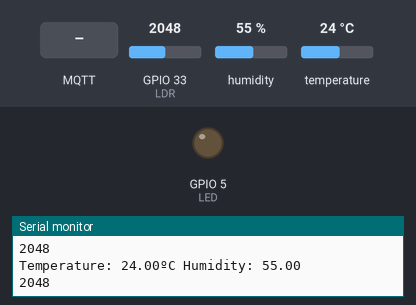
The program below on a simulated ESP32. Parts: output pins drawn as LEDs (lit = HIGH), the last lines printed to the serial monitor. The test bench sets the inputs (shaded band); at power-on: GPIO 33 (LDR) = 2048, humidity 55 %, temperature 24 °C. WiFi joins after 1.5 s; servers stay silent unless stated; random numbers use the default seed unless the program sets one; no MQTT or app messages arrive unless stated.

Above: at 2.7 s.
2.8 s: MQTT message "1" arrives on the first subscribed topic
At 3.7 s:
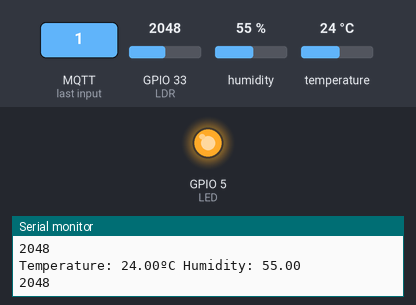
4.3 s: MQTT message "0" arrives on the first subscribed topic
At 4.8 s:
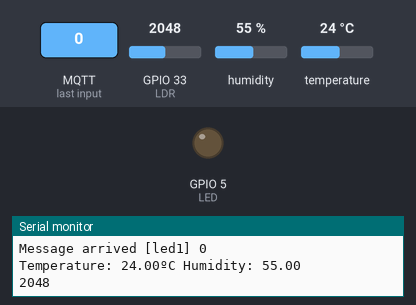
Timing chart, 0 to 7.3 s (numbered marks = the images above; inputs shaded):
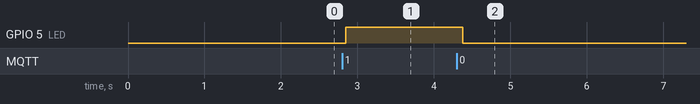

The program:

main.cpp
```cpp
#include <Arduino.h>
#include <DHT.h>
#include <DHT_U.h>
#include <Adafruit_Sensor.h>
#include <Wire.h>
#include <WiFi.h>
#include <PubSubClient.h>
#include <ArduinoJson.h>
#include <WiFiClient.h>
#include <BlynkSimpleEsp32.h>


#if defined(ESP32)
  #include <WiFi.h>
#elif defined(ESP8266)
  #include <ESP8266WiFi.h>
#endif
#include <Firebase_ESP_Client.h>

#define BLYNK_PRINT Serial

#define BLYNK_TEMPLATE_ID "TMPLnfvQijOr"
#define BLYNK_DEVICE_NAME "Quickstart Template"
#define BLYNK_AUTH_TOKEN "o6qyQ2xT5NqdegS1ux7tdDVrTCGiHVaX"


// Update these with values suitable for your network.
const char* ssid = "mohamed";
const char* password = "1234momo";
const char* mqtt_server = "192.168.1.50";


// Insert Firebase project API Key
#define API_KEY "AIzaSyCAiTy-xbSHpI9C51wG9HzbcPflH61RfFs"
#define DATABASE_URL "https://fir-5f221-default-rtdb.europe-west1.firebasedatabase.app/"


WiFiClient espClient;
PubSubClient client(espClient);
unsigned long lastMsg = 0;
#define MSG_BUFFER_SIZE	(50)
char msg[MSG_BUFFER_SIZE];
int value = 0;


#define DHT11PIN 26
#define LED 5
#define LDR 33


DHT dht(DHT11PIN, DHT11);

void setup_wifi() {

  delay(10);
  // We start by connecting to a WiFi network
  Serial.println();
  Serial.print("Connecting to ");
  Serial.println(ssid);

  WiFi.mode(WIFI_STA);
  WiFi.begin(ssid, password);

  while (WiFi.status() != WL_CONNECTED) {
    delay(500);
    Serial.print(".");
  }

  randomSeed(micros());

  Serial.println("");
  Serial.println("WiFi connected");
  Serial.println("IP address: ");
  Serial.println(WiFi.localIP());
}

void callback(char* topic, byte* payload, unsigned int length) {
  Serial.print("Message arrived [");
  Serial.print(topic);
  Serial.print("] ");
  for (int i = 0; i < length; i++) {
    Serial.print((char)payload[i]);
  }
  Serial.println();

  // Switch on the LED if an 1 was received as first character
  if ((char)payload[0] == '1') {
    digitalWrite(LED,HIGH);   // Turn the LED on (Note that LOW is the voltage level
    // but actually the LED is on; this is because
    // it is active low on the ESP-01)
  } else {
    (char)payload[0] == '0';
    digitalWrite(LED, LOW);  // Turn the LED off by making the voltage HIGH
  }


}


void reconnect() {
  // Loop until we're reconnected
  while (!client.connected()) {
    Serial.print("Attempting MQTT connection...");
    // Create a random client ID
    String clientId = "Client-";
    clientId += String(random(0xffff), HEX);
    // Attempt to connect
    if (client.connect(clientId.c_str())) {
      Serial.println("connected");
      // Once connected, publish an announcement...
      client.publish("outTopic", "hello world");
      // ... and resubscribe
      client.subscribe("led1");

    } else {
      Serial.print("failed, rc=");
      Serial.print(client.state());
      Serial.println(" try again in 5 seconds");
      // Wait 5 seconds before retrying
      delay(5000);
    }
  }
}


void notifyClient() {
  DynamicJsonDocument doc(256);


  char json_string[256];
  serializeJson(doc, json_string);

  Serial.println(json_string);

  client.publish("ESP32-1", json_string);
}


void setup() {

  setup_wifi();
  client.setServer(mqtt_server, 1883);
  client.setCallback(callback);
  pinMode(LED,OUTPUT);
  Serial.begin(115200);
  dht.begin();


}

void loop() {

  float humi = dht.readHumidity();
  float temp = dht.readTemperature();
  Serial.print("Temperature: ");
  Serial.print(temp);
  Serial.print("ºC ");
  Serial.print("Humidity: ");
  Serial.println(humi);


  int value_LDR = analogRead(LDR);
  Serial.println(value_LDR);


  if (!client.connected()) {
    reconnect();
  }
  client.loop();

  unsigned long now = millis();
  if (now - lastMsg > 2000) {
    lastMsg = now;
    ++value;
    snprintf (msg, MSG_BUFFER_SIZE, "hello world #%ld", value);
    Serial.print("Publish message: ");
    Serial.println(msg);
    client.publish("outTopic", msg);
    notifyClient();

  }

  static char temperature[7];
  dtostrf(temp, 2, 2, temperature);

  static char humidity[7];
  dtostrf(humi, 2, 2, humidity);


  DynamicJsonDocument doc(500);

    doc["TEMPERATURE"] = temperature;
    doc["HUMIDITY"] = humidity;
    doc["LDR"] = value_LDR;

  char json_string[256];
  serializeJson(doc, json_string);
  client.publish("Gauge", json_string);

  delay(250);
}
```

Measured:
- after the input at 2.8 s, GPIO 5 (LED): LOW → HIGH after 0.05 s
- after the input at 4.3 s, GPIO 5 (LED): HIGH → LOW after 0.08 s
